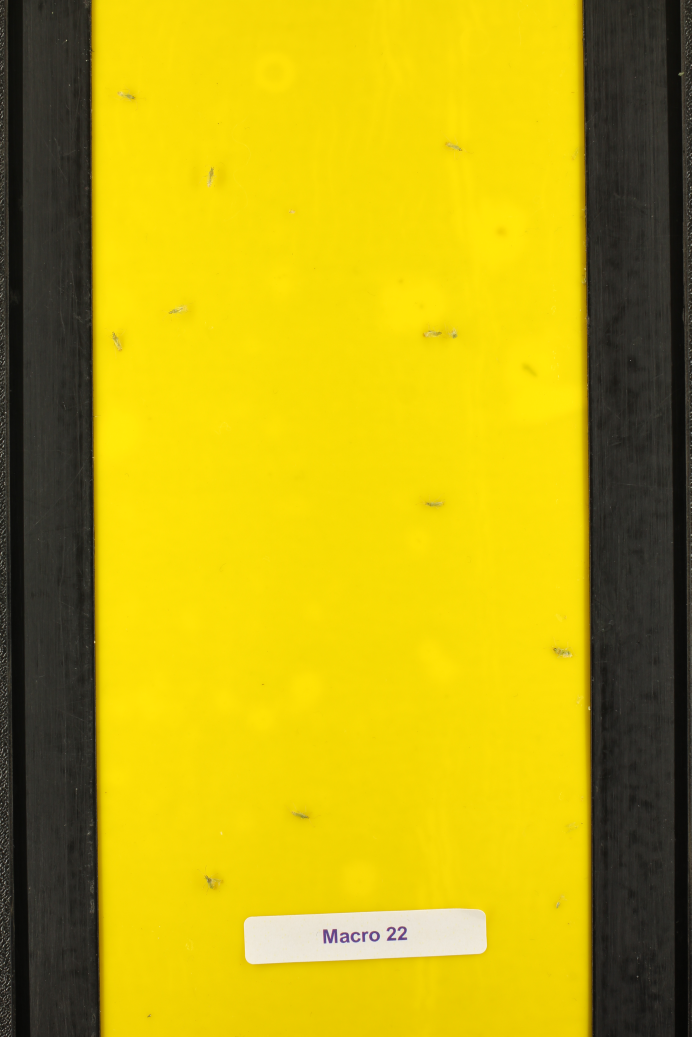
#> input picture assets/macro_test.jpg, 3456 x 5184 px (shown at 1/5 size); its folder holds only this picture in this run
$ python -i hsv_seperation.py   (imports and definitions only)
#> lines starting #> are read from the running program, lines starting #| are printed output that depends on the picture; after the words box and inside, x2 and y2 are one past the last pixel; in counts of white or black regions, pixels touching at a corner belong together
#> further down, picture is the input picture: shape (5184, 3456, 3); mean B, G, R 16.1, 167.5, 187.7
import cv2
import matplotlib.pyplot as plt
import numpy as np
import utility as util

def hsv_sep(img,low,high):
#> called with low = (0, 0, 0), high = (179, 100, 255)
    img=cv2.cvtColor(img,cv2.COLOR_BGR2RGB)
    # plt.imshow(img)
    # plt.show()
    img_hsv=cv2.cvtColor(img,cv2.COLOR_RGB2HSV)
#> img_hsv: shape (5184, 3456, 3); mean H, S, V 26.2, 188.6, 187.7
    hsv_mask=cv2.inRange(img_hsv,low,high)
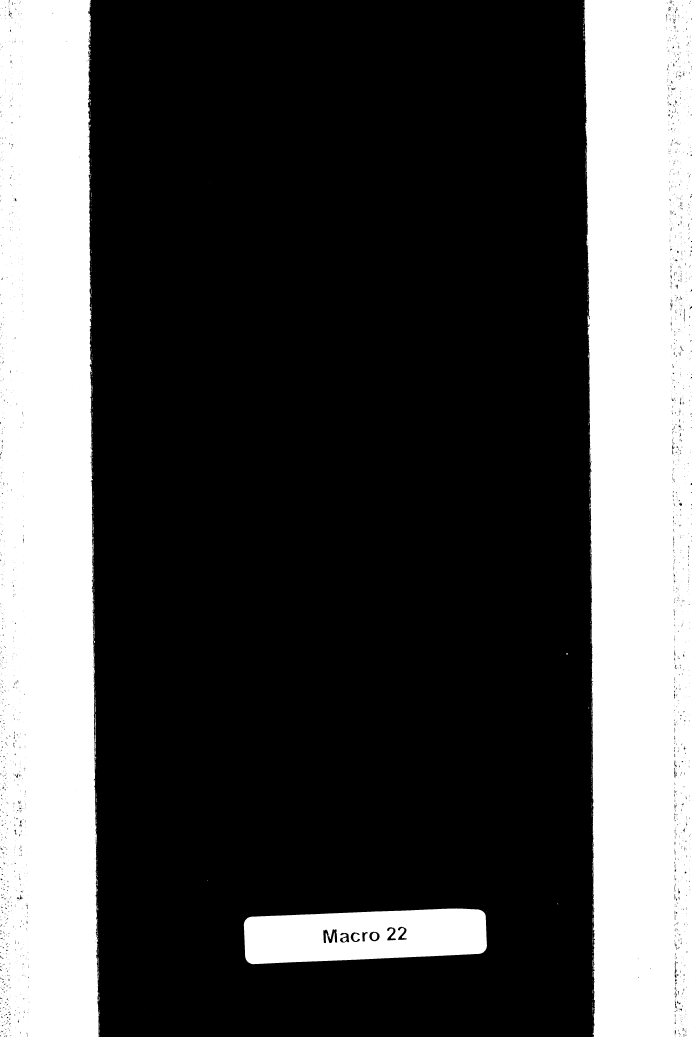
#> hsv_mask: shape (5184, 3456) (shown at 1/5 size); 29.4% white; 789 white regions (691 under 20 px), largest, box (x1, y1, x2, y2) and area: (2920, 0, 3456, 5184) 2599291, (0, 0, 497, 5184) 2392725, (1219, 4542, 2435, 4821) 272501
    img_masked=cv2.bitwise_and(img,img,mask=hsv_mask)
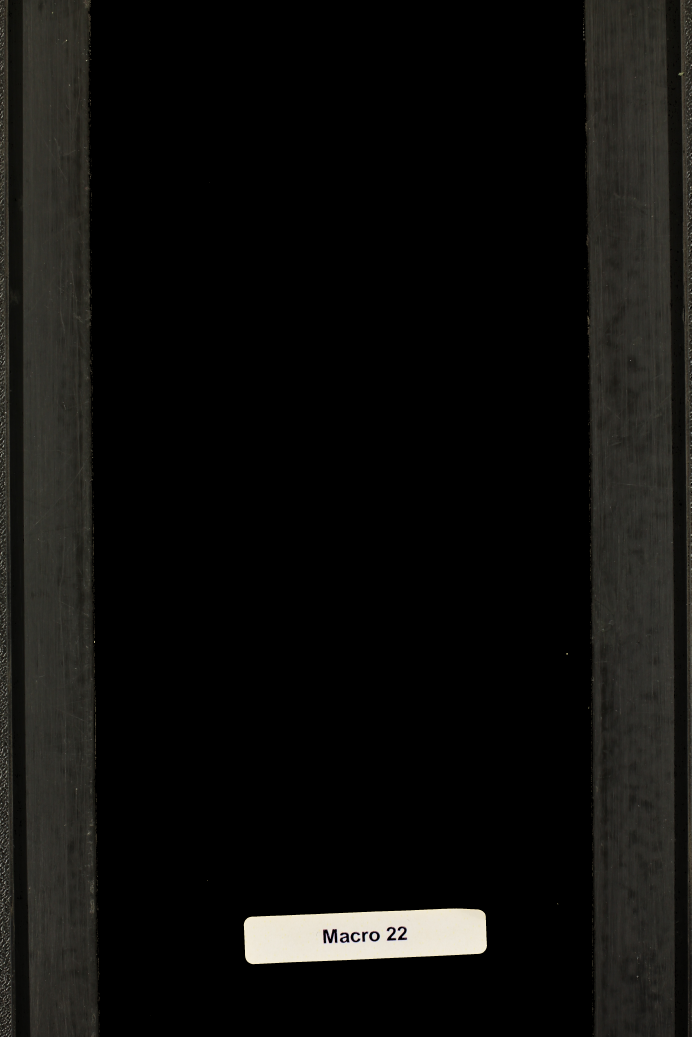
#> img_masked: shape (5184, 3456, 3) (shown at 1/5 size); mean R, G, B 15.2, 14.8, 13.1
    # plt.imshow(img_masked)
    # plt.show()
    return img_masked,hsv_mask

# def hsv_sep_wf(img):
#     return hsv_sep(img,(0,0,210),(179,119,255))

def hsv_sep_wf(img):
    return hsv_sep(img,(0,0,0),(179,100,255))

# def hsv_sep_macro(img):
#     return hsv_sep(img,(0,0,0),(27,255,209))

def hsv_sep_macro(img):
    return hsv_sep(img,(0,138,0),(179,243,255))

# def hsv_sep_nesi(img):  #ori
#     return hsv_sep(img,(0,0,0),(24,250,212))

# def hsv_sep_nesi(img):
#     return hsv_sep(img,(25,0,0),(31,215,200))

def hsv_sep_nesi(img):
    return hsv_sep(img,(16,0,0),(33,200,200))

def hsv_sep_unkown(img):
    return hsv_sep(img,(29,0,0),(179,255,255))

>>> import cv2
>>> picture = cv2.imread('assets/macro_test.jpg')
>>> result = hsv_sep_wf(picture)

$ run again, on assets/mix_2.jpg
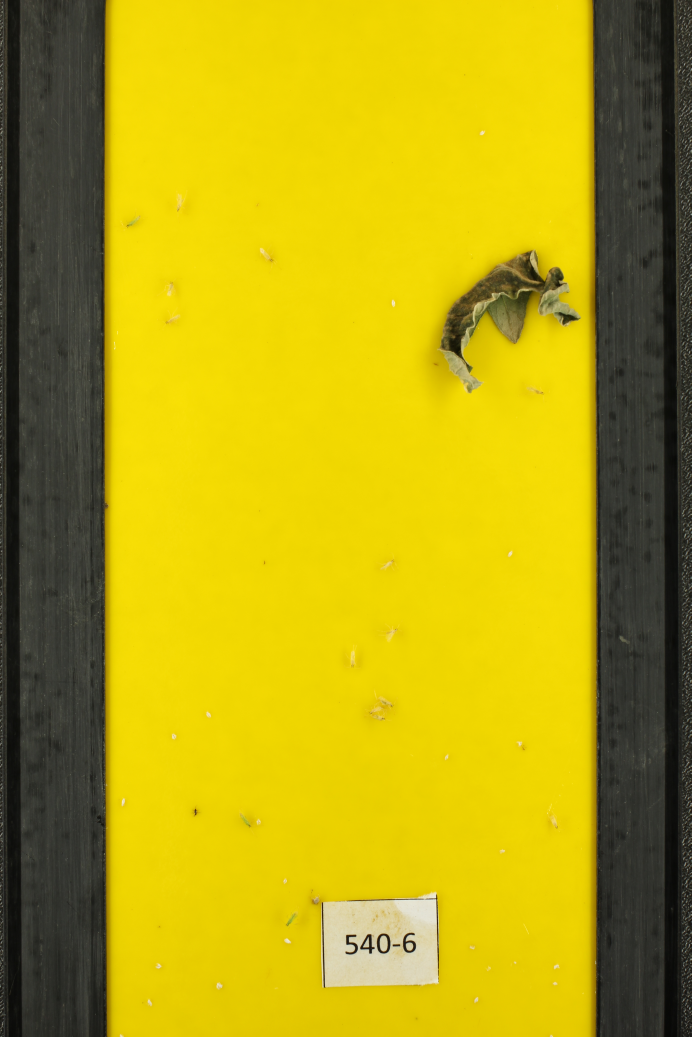
#> input picture assets/mix_2.jpg, 3456 x 5184 px (shown at 1/5 size)
#> picture is the input picture: shape (5184, 3456, 3); mean B, G, R 16.7, 164.1, 181.6
#> img_hsv: shape (5184, 3456, 3); mean H, S, V 28.9, 187, 181.9
#> in hsv_sep, `hsv_mask=cv2.inRange(img_hsv,low,high)`:
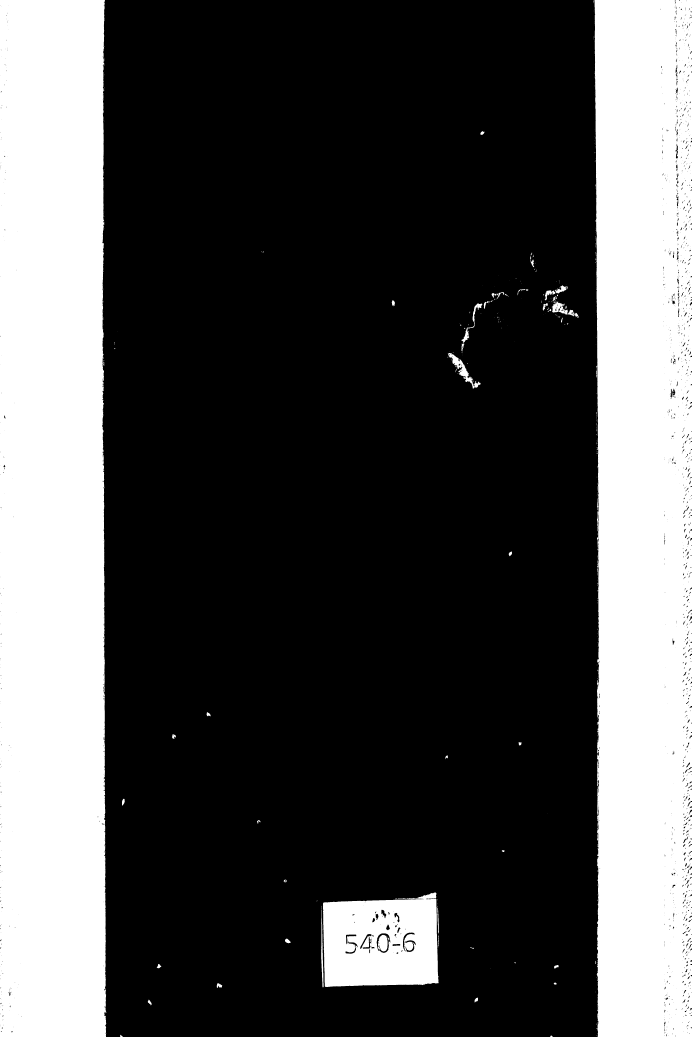
#> hsv_mask: shape (5184, 3456) (shown at 1/5 size); 30% white; 419 white regions (344 under 20 px), largest, box (x1, y1, x2, y2) and area: (0, 0, 532, 5184) 2697419, (2971, 0, 3456, 5184) 2412555, (1615, 4462, 2193, 4935) 230364
#> in hsv_sep, `img_masked=cv2.bitwise_and(img,img,mask=hsv_mask)`:
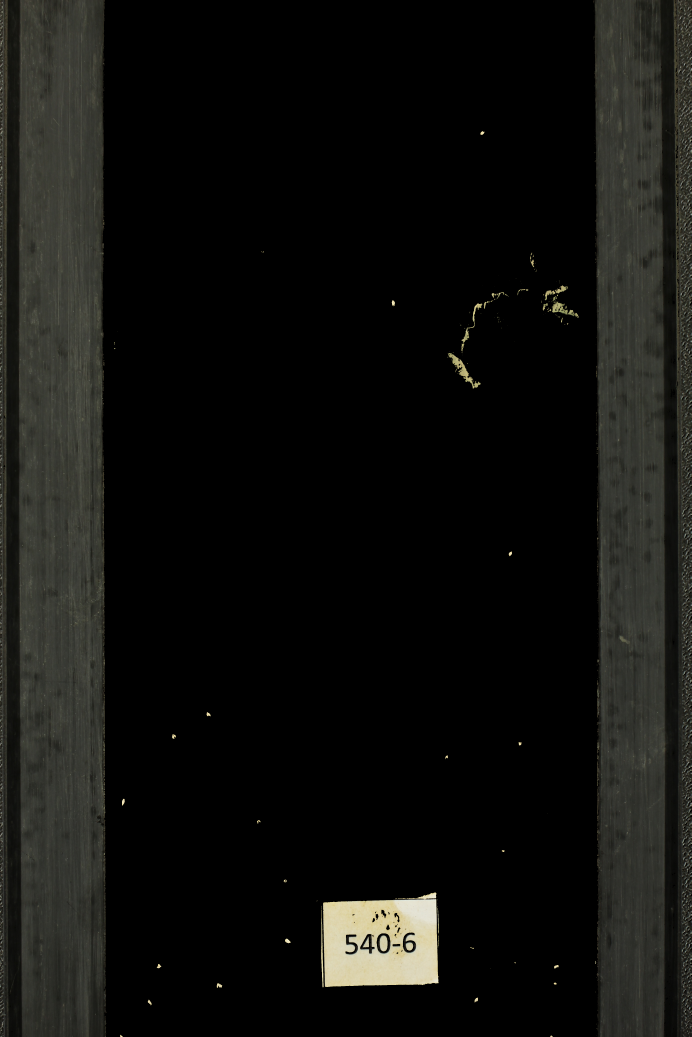
#> img_masked: shape (5184, 3456, 3) (shown at 1/5 size); mean R, G, B 17.3, 17.4, 14.9
